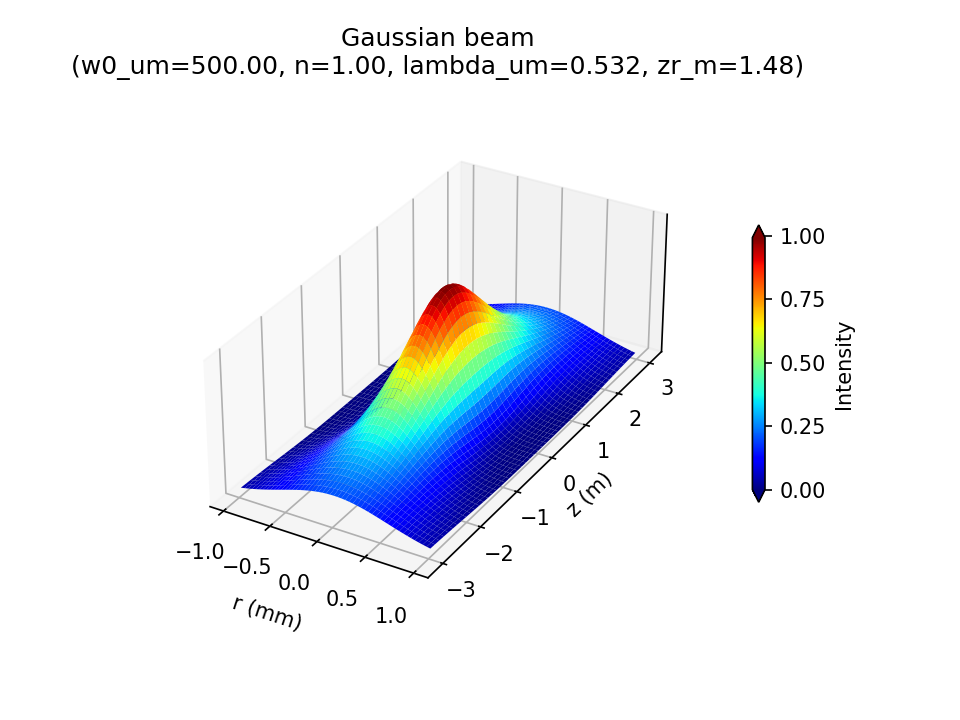

The script that saved this image:
import numpy as np
from rayleigh_range import rayleigh_range

def intensity(r_um, z_m, zr_m, w0_um):
    r_m = 1e-6 * r_um
    w0_m = 1e-6 * w0_um
    wz_m = w0_m * (1 + (z_m / zr_m)**2)**0.5
    Irz = (w0_m / wz_m)**2 * np.exp(-2 * (r_m / wz_m)**2)
    if isinstance(r_m, int) or isinstance(r_m, float):
        print('Intensity:')
        print('(w0_um=%0.2f, zr_m=%0.2f, z_m=%0.2f, r_m=%0.2f)'%(
            w0_um, zr_m, z_m, r_m))
        print('Irz=%0.2f'%Irz)
    return Irz

if __name__ == "__main__":
    # Input:
    w0_um, n, lambda_um = 500, 1.0, 0.532
    zr_m = rayleigh_range(w0_um, n, lambda_um)

    # Plot:
    r_um = np.linspace(-2 * w0_um, 2 * w0_um, 1000)
    z_m = np.linspace(-2 * zr_m, 2 * zr_m, 1000)
    r_um, z_m = np.meshgrid(r_um, z_m)
    Irz = intensity(r_um, z_m, zr_m, w0_um)
    r_mm = 1e-3 * r_um

    import matplotlib.pyplot as plt
    from matplotlib import cm
    
    fig, ax = plt.subplots(subplot_kw={"projection": "3d"})
    surf = ax.plot_surface(r_mm, z_m, Irz, cmap=cm.jet)
    ax.set_box_aspect((1.5, 3, 1))
    ax.set_title('Gaussian beam\n' +
                 '(w0_um=%0.2f, n=%0.2f, lambda_um=%0.3f, zr_m=%0.2f)'%(
                     (w0_um, n, lambda_um, zr_m)))
    ax.set_xlabel('r (mm)')
    ax.set_ylabel('z (m)')
    ax.set_zticks([])
    ax.set_zlim(0, 1)
    fig.colorbar(surf, shrink=0.5, label='Intensity', extend='both',
                 ticks=np.linspace(0, 1, 5))
    fig.savefig('intensity.png', dpi=150)
    plt.show()
